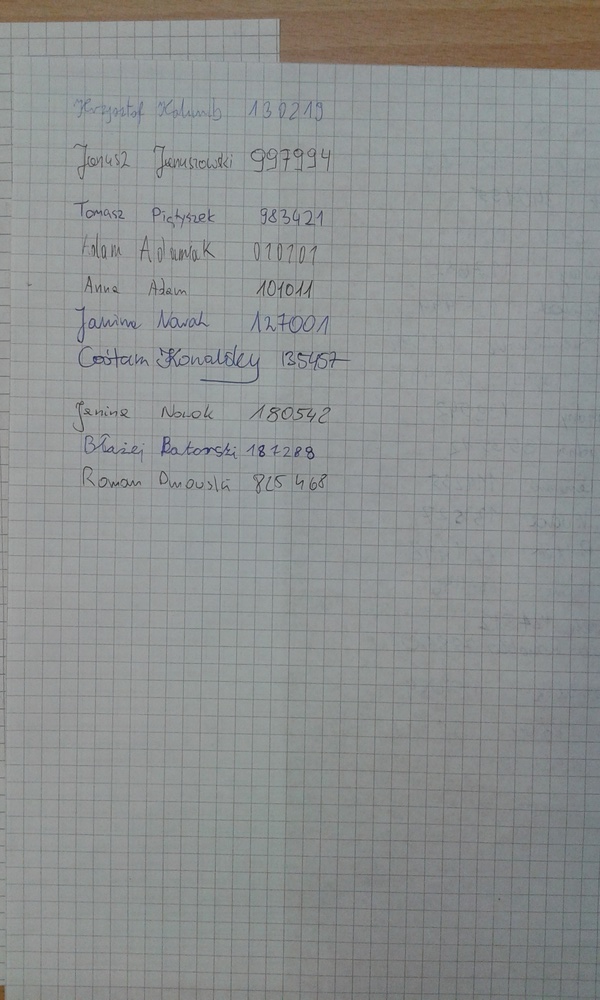
#> input picture example/test.jpg, 600 x 1000 px, shrunk from 1536 x 2560 before the run
$ python main.py example/test.jpg
#> lines starting #> are read from the running program, lines starting #| are printed output that depends on the picture; after the words box and inside, x2 and y2 are one past the last pixel; in counts of white or black regions, pixels touching at a corner belong together
### utils/worddetector.py
import cv2
import numpy as np
from scipy import stats
from scipy.signal import savgol_filter, find_peaks


def crop_image(img, tol=0):
    mask = img > tol
    return img[np.ix_(mask.any(1), mask.any(0))]


# [5 lines left out: function gauss, not called in this run]


def detect_words(path_to_image):
#> called with path_to_image = 'example/test.jpg'
    img = cv2.imread(path_to_image, 0)
#> img: shape (1000, 600); min 26, max 182, mean 142.6
    imgOrigin = img.copy()

    kernelH = np.ones((1, 7))
    kernelV = np.ones((5, 1))
    k = cv2.getStructuringElement(cv2.MORPH_ELLIPSE, (3, 2))

    # BLUR
    img = cv2.GaussianBlur(img, (5, 5), 7)

    # Threshold na podstawie któego znajdowanie są linie
    th = cv2.adaptiveThreshold(img, 255, cv2.ADAPTIVE_THRESH_GAUSSIAN_C, cv2.THRESH_BINARY_INV, 11, 2)
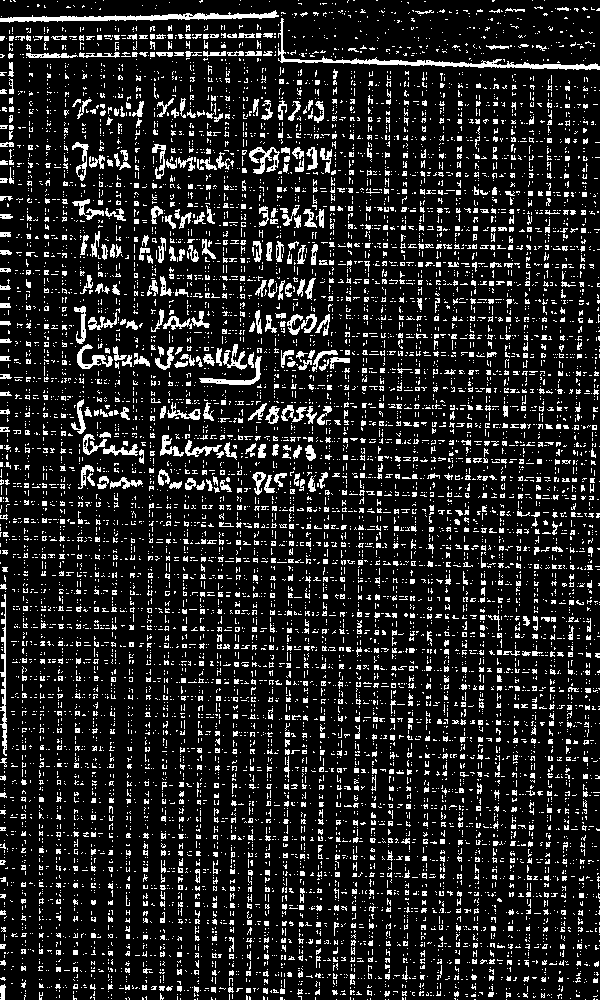
#> th: shape (1000, 600); 14.2% white in thin lines or dots

    # Pozbycie się niektórych dziur w liniach poziomych/pionowych
    thH = cv2.morphologyEx(th, cv2.MORPH_CLOSE, np.ones((3, 5)), iterations=1)
#> thH: shape (1000, 600); 23.6% white; 1596 white regions (920 under 20 px), largest, box (x1, y1, x2, y2) and area: (151, 180, 594, 391) 13574, (160, 325, 600, 505) 9786, (0, 10, 600, 70) 6109
    thV = cv2.morphologyEx(th, cv2.MORPH_CLOSE, np.ones((5, 3)), iterations=1)
#> thV: shape (1000, 600); 23.9% white; 1589 white regions (1154 under 20 px), largest, box (x1, y1, x2, y2) and area: (151, 69, 381, 492) 14097, (362, 71, 543, 469) 10456, (0, 10, 600, 184) 7418

    # Threshold od którego odjęte zostaną znalezione linie
    th2 = cv2.adaptiveThreshold(img, 255, cv2.ADAPTIVE_THRESH_GAUSSIAN_C, cv2.THRESH_BINARY_INV, 11, 7)
#> th2: shape (1000, 600); 0.63% white in thin lines or dots, all inside (x1, y1, x2, y2) = (0, 18, 539, 994)

    # Wykrycie lini poziomych
    sob = np.abs(cv2.Sobel(thH, -1, 0, 1, ksize=5))
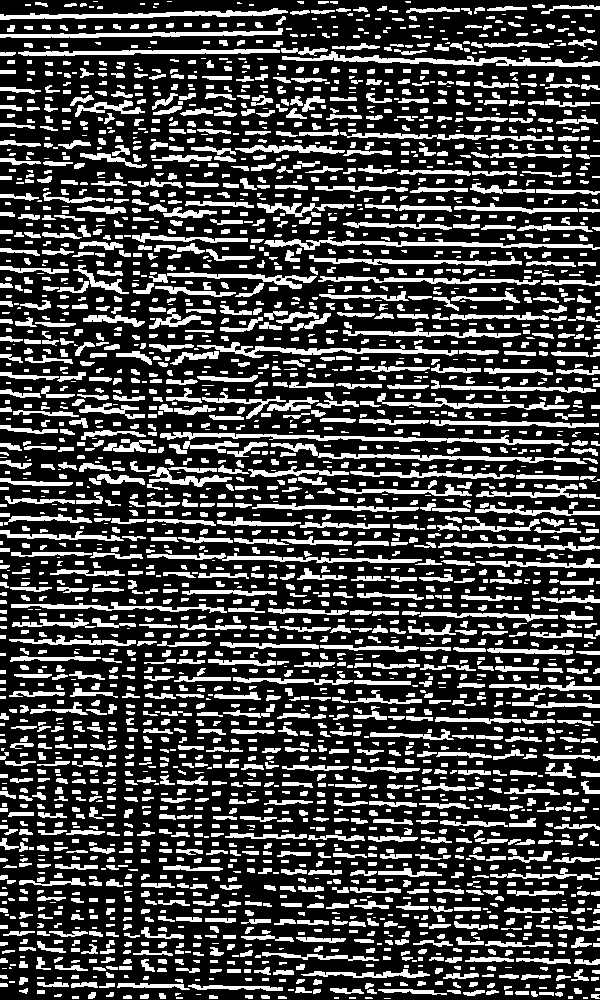
#> sob: shape (1000, 600); 27.6% white; 2965 white regions (768 under 20 px), largest, box (x1, y1, x2, y2) and area: (160, 432, 569, 446) 1646, (282, 51, 600, 67) 1519, (264, 237, 600, 250) 1416
    sob = cv2.morphologyEx(sob, cv2.MORPH_OPEN, kernelH, iterations=3)
#> sob: shape (1000, 600); 9% white; 544 white regions (22 under 20 px), largest, box (x1, y1, x2, y2) and area: (0, 11, 288, 20) 1094, (188, 433, 509, 443) 1091, (0, 31, 283, 38) 1051
    sob = cv2.morphologyEx(sob, cv2.MORPH_CLOSE, np.ones((3, 7)), iterations=1)
#> sob: shape (1000, 600); 9.3% white; 364 white regions (10 under 20 px), largest, box (x1, y1, x2, y2) and area: (160, 433, 563, 444) 1328, (0, 11, 310, 20) 1124, (282, 58, 600, 67) 1058
    sob = np.roll(sob, 3, axis=0)
#> sob: shape (1000, 600); 9.3% white; 364 white regions (10 under 20 px), largest, box (x1, y1, x2, y2) and area: (160, 436, 563, 447) 1328, (0, 14, 310, 23) 1124, (282, 61, 600, 70) 1058

    # Wykrycie lini pionowych
    sob2 = np.abs(cv2.Sobel(thV, -1, 1, 0, ksize=5))
#> sob2: shape (1000, 600); 27.7% white; 2643 white regions (1123 under 20 px), largest, box (x1, y1, x2, y2) and area: (560, 364, 579, 734) 1513, (313, 517, 327, 900) 1478, (352, 519, 363, 817) 1236
    sob2 = cv2.morphologyEx(sob2, cv2.MORPH_OPEN, kernelV, iterations=3)
#> sob2: shape (1000, 600); 16.2% white; 764 white regions (72 under 20 px), largest, box (x1, y1, x2, y2) and area: (565, 364, 578, 734) 1294, (317, 517, 326, 826) 1100, (540, 73, 550, 332) 852
    sob2 = cv2.morphologyEx(sob2, cv2.MORPH_CLOSE, np.ones((7, 3)), iterations=1)
#> sob2: shape (1000, 600); 17.1% white; 301 white regions (27 under 20 px), largest, box (x1, y1, x2, y2) and area: (452, 93, 478, 1000) 3217, (558, 308, 581, 968) 2372, (490, 279, 509, 890) 2197
    sob2 = np.roll(sob2, 2, axis=1)
#> sob2: shape (1000, 600); 17.1% white; 303 white regions (27 under 20 px), largest, box (x1, y1, x2, y2) and area: (454, 93, 480, 1000) 3217, (560, 308, 583, 968) 2372, (492, 279, 511, 890) 2197

    # Usunięcie lini z obrazka bianrnego
    th2[sob > 0] = 0
    th2[sob2 > 0] = 0
#> th2: shape (1000, 600); 0.29% white in thin lines or dots, all inside (x1, y1, x2, y2) = (0, 60, 345, 994)

    # Wypełnienie kształtów i pozbycie się szumu
    th2 = cv2.morphologyEx(th2, cv2.MORPH_CLOSE, np.ones((7, 7)), iterations=5)
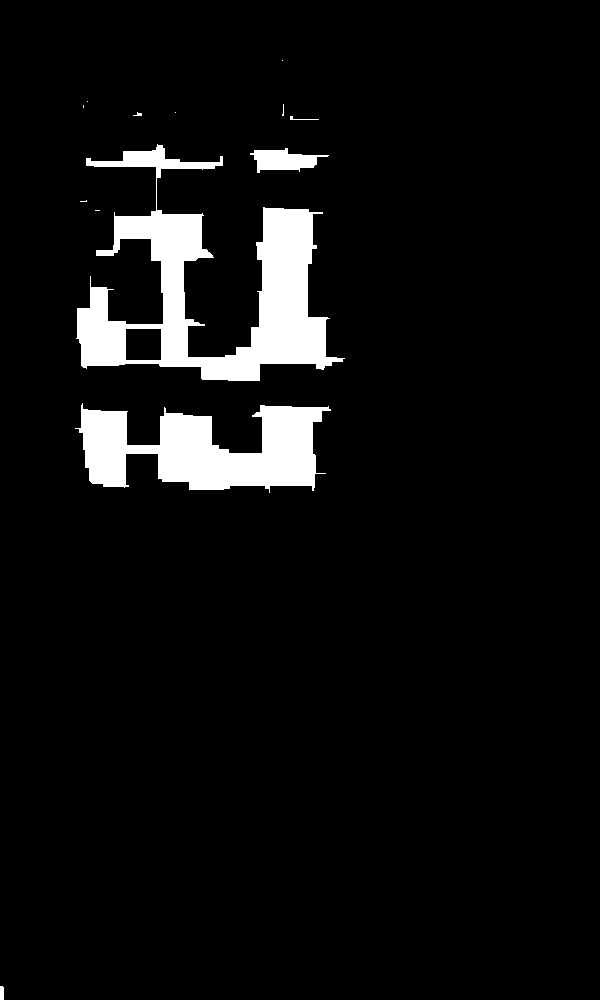
#> th2: shape (1000, 600); 6.1% white; 13 white regions (7 under 20 px), largest, box (x1, y1, x2, y2) and area: (76, 144, 345, 381) 21586, (75, 403, 331, 493) 13472, (250, 148, 329, 173) 1105, (0, 986, 4, 1000) 55, (290, 116, 319, 120) 38, (133, 112, 142, 116) 20
    th2 = cv2.morphologyEx(th2, cv2.MORPH_OPEN, np.ones((3, 3)), iterations=1)
#> th2: shape (1000, 600); 6% white; 7 white regions (2 under 20 px), largest, box (x1, y1, x2, y2) and area: (77, 208, 343, 381) 20025, (79, 405, 329, 490) 13410, (86, 145, 223, 178) 1459, (254, 148, 317, 173) 1072, (0, 986, 4, 1000) 55

    # Sumowanie wartości w kolumnie
    rowsums = np.sum(th2, axis=1)
#> rowsums = 1000 values, max 66810 at index 360, min 0 at index 0, mean 9192.2

    v = np.ones(40)
    v[0:11] = 0.5
    v[-11:] = 0.5

    # Konwolucja z losowym filtrem żeby lepiej znaleść peaki w rozkładzie sum wierszy
    rowsums_conv = np.convolve(rowsums, v, mode="valid")
#> rowsums_conv = 961 values, max 1439602.5 at index 442, min 0 at index 0, mean 277026.7
    rowsumsT = rowsums_conv.copy()
#> rowsumsT has the same summary as rowsums_conv

    # Wygładzenie
    rowsums_conv = savgol_filter(rowsums_conv, 41, 3)
#> rowsums_conv = 961 values, max 1432453.6 at index 441, min -11040.1 at index 497, mean 277025

    # Znajdowanie peaków
    roi, _ = find_peaks(rowsums_conv, threshold=0.4)
#> roi = [90, 141, 215, 329, 441]
    imgOut = np.zeros_like(imgOrigin)
    line_number = 1

    # Wykrywanie wyrazow
    for r in roi:
        if r - 15 > 0 and r + 45 < imgOrigin.shape[0]:
            th2_row = th2[r - 15:r + 45, :]
            temp = np.zeros_like(imgOut)


            col_sums = np.sum(th2_row, axis = 0)
            col_sums_conv = np.convolve(col_sums, v, mode="valid")
            col_sums_conv = savgol_filter(col_sums_conv, 41, 3)

            starting_words, props = find_peaks(col_sums_conv, threshold=0.4, width =4, prominence=8, height = 8)
            for word, left, right in zip(starting_words, props["left_ips"], props["right_ips"]):
                imgOut[r - 15:r + 45, int(left)-5: int(right)+25] = line_number
                temp[r - 15:r + 45, int(left)-5: int(right)+25] = 255


            temp = imgOrigin[r - 15:r + 45, :]
            kernel = np.array([[-1, -1, -1], [-1, 9, -1], [-1, -1, -1]])
            bl = cv2.medianBlur(temp,7)
            bl2 = cv2.GaussianBlur(temp, (5, 5), 7)
            sh = cv2.filter2D(bl, -1, kernel)


            a = np.array(bl,dtype=np.float32)
            b = np.array(bl2,dtype=np.float32)

            xd = a*b
            mx = np.max(xd)
            mi = np.min(xd)
            xd= (xd-mi)/(mx-mi)*255
            xdd = np.array(xd, dtype=np.uint8)

            retval2, threshold2 = cv2.threshold(xdd, 230, 255, cv2.THRESH_BINARY_INV + cv2.THRESH_OTSU)
            th = cv2.adaptiveThreshold(xdd, 255, cv2.ADAPTIVE_THRESH_GAUSSIAN_C, cv2.THRESH_BINARY_INV, 11, 3)

            cv2.imshow("out1", xdd)

            cv2.imshow("out", th)
            cv2.waitKey(0)
            line_number += 1
#> this loop made 5 passes
#> (r, starting_words, mx, mi, retval2) on passes 2 to 5: (141, [133, 258], 25600, 13625, 192), (215, [154, 267], 26082, 13104, 181), (329, [81, 155, 261, 274], 25921, 9785, 189), (441, [87, 170, 267], 25600, 8832, 192)
#> (r, mx, mi, retval2) on pass 1: (90, 25281, 16375, 183)
#> pass 1, in detect_words, `th2_row = th2[r - 15:r + 45, :]`:
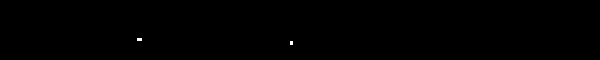
#> th2_row: shape (60, 600); 0.07% white; 2 white regions (2 under 20 px)
#> after the loop:
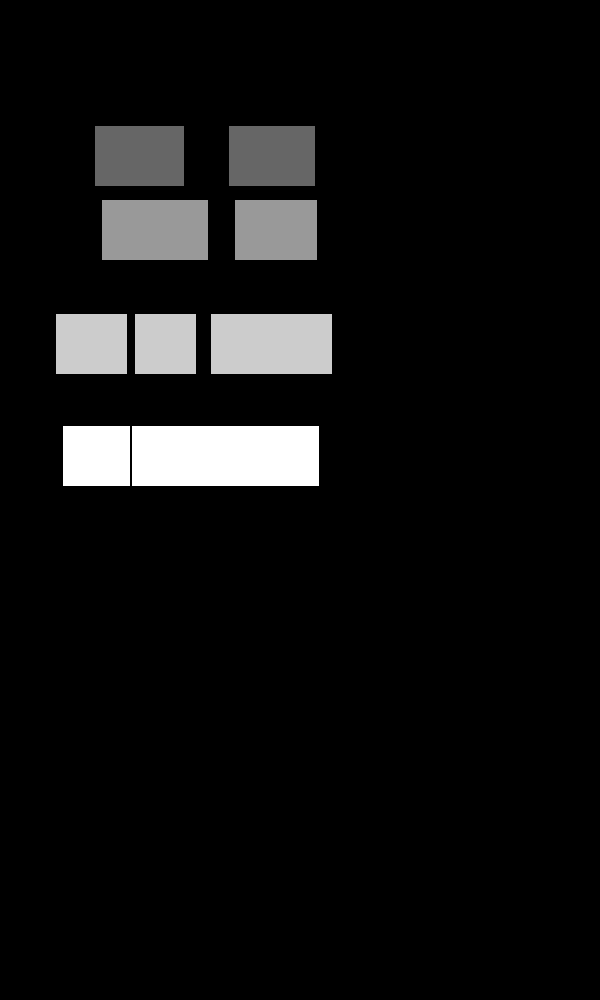
#> imgOut: shape (1000, 600); min 0, max 5, mean 0.32; drawn with min black and max white
#> after the loop:
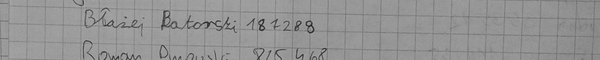
#> temp: shape (60, 600); min 29, max 176, mean 147.5
#> after the loop:
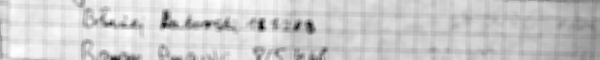
#> xd: shape (60, 600) float32; min 0, max 255, mean 203.9
#> after the loop, line_number = 6

    return imgOut

### main.py
import argparse
from utils.worddetector import detect_words

if __name__ == '__main__':
    parser = argparse.ArgumentParser(description='WordDetector')
    parser.add_argument("path")
    args = parser.parse_args()
    path = args.path.replace('\'', '')
    path = path.replace('\"','')
    detect_words(path)
